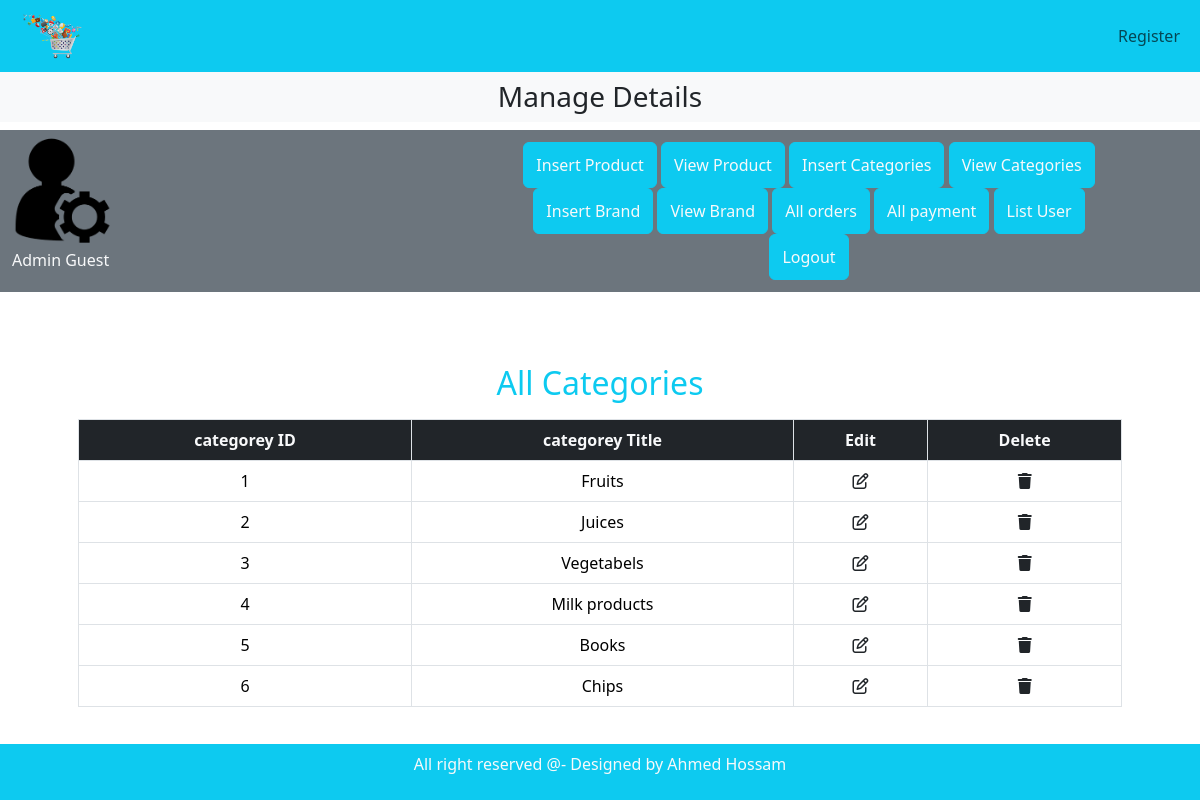
Page /adminPage/index.php?view_category on the committed database.
### tables this page shows
CREATE TABLE `categories` (
  `category_id` int(11) NOT NULL,
  `category_title` varchar(100) NOT NULL
);

### adminPage/view_category.php (the view)
<h2 class="text-center text-info">All Categories</h2>
<table class="table table-bordered mt-3">
    <thead>
        <tr>
            <th class="text-center text-light bg-dark">categorey ID</th>
            <th class="text-center text-light bg-dark">categorey Title</th>
            <th class="text-center text-light bg-dark">Edit</th>
            <th class="text-center text-light bg-dark">Delete</th>
        </tr>
    </thead>
    <tbody>
        <?php
            if(isset($_GET['view_category'])){
                $select_product = "SELECT * FROM `categories`";
                $result_product = mysqli_query($con, $select_product);
                while($row = mysqli_fetch_assoc($result_product)){
                    $idProduct = $row['category_id'];
                    $titleProduct = $row['category_title'];
                    echo "
                        <tr class='text-center'>
                            <td>$idProduct</td>
                            <td>$titleProduct</td>
                            <td><a href='index.php?edit_category=$idProduct' class='text-dark'><i class='fa-regular fa-pen-to-square'></i></a></td>
                            <td><a href='index.php?delete_category=$idProduct' class='text-dark'><i class='fa-solid fa-trash'></i></a></td>
                        </tr>
                    ";
                }
            }
        ?>
    </tbody>
</table>

### adminPage/index.php (shortened to what this page needs)
<?php
    include('../includs/connect.php');
?>
<!DOCTYPE html>
<html lang="en">
    <head>
        <link href="https://cdn.jsdelivr.net/npm/bootstrap@5.3.3/dist/css/bootstrap.min.css" rel="stylesheet"
>
        <link rel="stylesheet" href="https://cdnjs.cloudflare.com/ajax/libs/font-awesome/6.7.1/css/all.min.css"
 />
        <link rel="stylesheet" href="../css/style.css">
    </head>
    <body>
        <div class="container-fluid p-0">
            <nav class="navbar navbar-expand-lg navbar-light bg-info">
                <div class="container-fluid">
                    <img src="../images/logo1.png" alt="" class="logo">
                    <nav class="navbar navbar-expand-lg">
                        <ul class="navbar-nav">
                            <?php
                                if(isset($_SESSION['adminEmail'])){
                                    $name = $_SESSION['adminName'];
                                    echo "<li class='nav-item'> <a class='nav-link' href='#'>Welcome $name </a> </li>";
                                }else{
                                    echo "<li class='nav-item'> <a class='nav-link' href='admin_login.php'>Register</a> </li>";
                                }
                            ?>
                        </ul>
                    </nav>
                </div>
            </nav>
            <div class="bg-light">    <h3 class="text-center p-2">Manage Details</h3>    </div>
            <div class="row m-0">
                <div class="col-md-12 bg-secondary p-1 d-flex align-items-center">
                    <div class="px-2">
                        <img src="../images/adminI-removebg-preview.png" alt="" class="admin-image">
                        <?php
                            if(isset($_SESSION['adminEmail'])){
                                $name = $_SESSION['adminName'];
                                echo "<p class='text-light'>Admin $name</p>";
                            }else{
                                echo "<p class='text-light'>Admin Guest</p>";
                            }
                        ?>
                    </div>
                    <div class="button text-center px-5 mx-5 box">
                        <button class="btn btn-info"><a href="insert_product.php" class="nav-link text-light my-1 p-0">Insert Product</a></button>
                        <button class="btn btn-info"><a href="index.php?view_product" class="nav-link text-light my-1 p-0">View Product</a></button>
                        <button class="btn btn-info"><a href="index.php?insert_categories" class="nav-link text-light my-1 p-0">Insert Categories</a></button>
                        <button class="btn btn-info"><a href="index.php?view_category" class="nav-link text-light my-1 p-0">View Categories</a></button>
                        <button class="btn btn-info"><a href="index.php?insert_brand" class="nav-link text-light my-1 p-0">Insert Brand</a></button>
                        <button class="btn btn-info"><a href="index.php?view_brand" class="nav-link text-light my-1 p-0">View Brand</a></button>
                        <button class="btn btn-info"><a href="index.php?all_order" class="nav-link text-light my-1 p-0">All orders</a></button>
                        <button class="btn btn-info"><a href="index.php?payment" class="nav-link text-light my-1 p-0">All payment</a></button>
                        <button class="btn btn-info"><a href="index.php?user" class="nav-link text-light my-1 p-0">List User</a></button>
                        <button class="btn btn-info"><a href="logout_admin.php" class="nav-link text-light my-1 p-0">Logout</a></button>
                    </div>
                </div>
            </div>
        </div>
        <div class="container my-4 p-5">
            <?php
                if(isset($_GET['view_category'])){
                    include('view_category.php');
                }
            ?>
        </div>
        <div class="bg-info text-center footer">    <p class="text-light p-2">All right reserved @- Designed by Ahmed Hossam</p>    </div>
    </body>
</html>

### css/style.css (style rules this page uses)
* { padding: 0; margin: 0; box-sizing: border-box; }
.logo { width: 7%; height: 7%; }
.admin-image { width: 100px; object-fit: contain; padding-left: 1%; }
.box { padding-left: 350px !important; }
.footer { position: fixed; bottom: 0; left: 0; right: 0; }

### rows in the picture
categories: category_id "1", category_title "Fruits"
categories: category_id "2", category_title "Juices"
categories: category_id "3", category_title "Vegetabels"
categories: category_id "4", category_title "Milk products"
categories: category_id "5", category_title "Books"
categories: category_id "6", category_title "Chips"
